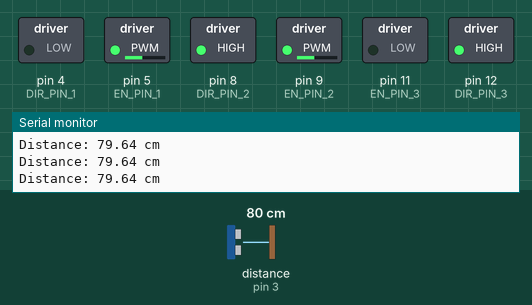
Recording of a sketch running on a simulated Arduino Uno, built with avr-gcc and run on an emulated ATmega328P. Parts: switched loads named in the sketch (green lamp = pin HIGH), the last lines printed to the serial monitor. Wiring (inferred from the names in the program): ultrasonic range finder: trigger pin 2; echo pin 3. The test bench sets the inputs (shaded band); at power-on: distance to the obstacle (sensor on pin 3) 80 cm. The echo pulse lasts 58.3 µs per cm; pins used as bus, display or sensor lines are not drawn.

Above: at 1.2 s.
1.3 s: distance to the obstacle (sensor on pin 3) set to 7 cm
2.8 s: distance to the obstacle (sensor on pin 3) set to 4 cm
At 3.8 s:
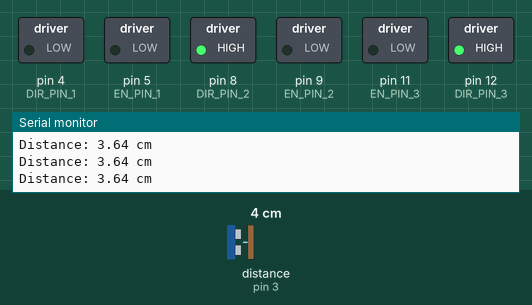
4.3 s: distance to the obstacle (sensor on pin 3) set to 9 cm
At 5.0 s:
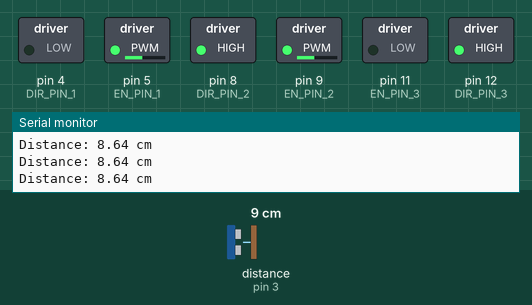
7.3 s: distance to the obstacle (sensor on pin 3) set to 2 cm
At 8.6 s:
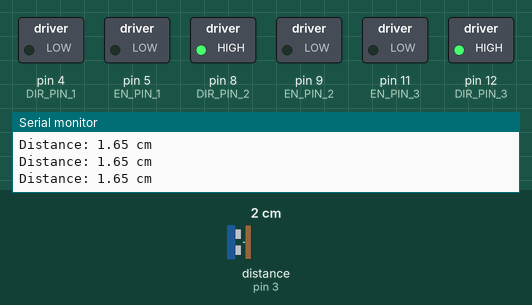
Timing chart, 0 to 9.8 s (numbered marks = the images above; inputs shaded):
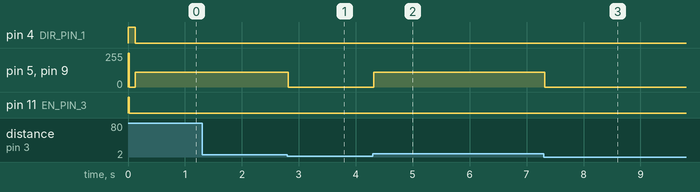

Measured:
- the behaviour switches between 6 and 5 cm on distance to the obstacle (sensor on pin 3) (found by bisection; images 0 and 1)
- after the input at 2.8 s, pin 5 (EN_PIN_1), pin 9 (EN_PIN_2): 110/255 → 0/255 at once
- after the input at 4.3 s, pin 5 (EN_PIN_1), pin 9 (EN_PIN_2): 0/255 → 110/255 at once
- after the input at 7.3 s, pin 5 (EN_PIN_1), pin 9 (EN_PIN_2): 110/255 → 0/255 at once

The sketch:

UltrasonicDrive.ino
```cpp
#define USE_TIMER_1     false
#define USE_TIMER_2     true
// #define USE_TIMER_3     true

#include <TimerInterrupt.h>  // Hardware timer library
#include <ISR_Timer.h>
#include <Servo.h>

#define TRIG_PIN      2   // Trigger pin for HC-SR04
#define ECHO_PIN      3   // Echo pin for HC-SR04

#define DIR_PIN_1     4
#define EN_PIN_1      5

#define SERVO_PIN     6

#define DIR_PIN_2     8
#define EN_PIN_2      9

#define DIR_PIN_3     12
#define EN_PIN_3      11

typedef enum {
  STATE_GO_FORWARD, STATE_GO_BACK, STATE_GO_LEFT, STATE_GO_RIGHT, STATE_GO_NE, STATE_TURN_CCW, STATE_TURN_CW, STATE_STOP
} States_t;

States_t state;
float speed;
int stopDist = 5;

/*
Servo servo;
unsigned long startTime;
int start_angle = 0; // Initial servo position
int end_angle = 160; // Final servo position
bool servoMoved = false; // Track if the servo has moved
bool servoMovedBack = true; // Track if the servo has moved back
*/

volatile long startEcho = 0;  // Stores when echo starts
volatile long duration = 0;   // Stores pulse duration
volatile float distance = 0;  // Stores calculated distance

void startTrigger();
void printDistance();
void echoReceived();

void setup() {
  Serial.begin(9600);

  // Motor Area
  pinMode(DIR_PIN_1, OUTPUT);
  pinMode(EN_PIN_1, OUTPUT);
  pinMode(DIR_PIN_2, OUTPUT);
  pinMode(EN_PIN_2, OUTPUT);
  pinMode(DIR_PIN_3, OUTPUT);
  pinMode(EN_PIN_3, OUTPUT);

  digitalWrite(DIR_PIN_1, HIGH);
  analogWrite(EN_PIN_1, 255);
  digitalWrite(DIR_PIN_2, HIGH);
  analogWrite(EN_PIN_2, 255);
  digitalWrite(DIR_PIN_3, HIGH);
  analogWrite(EN_PIN_3, 255);

  state = STATE_STOP;
  speed = 0;

  // Ultrasonic Area
  pinMode(TRIG_PIN, OUTPUT);
  pinMode(ECHO_PIN, INPUT);

  //ITimer1.init();
  ITimer2.init();
  //ITimer3.init();

  attachInterrupt(digitalPinToInterrupt(ECHO_PIN), echoReceived, CHANGE); // Interrupt for echo signal

  Serial.println("HC-SR04 Non-Blocking Mode Initialized");

  // Set up a frequency of 10Hz (every 100ms) for `startTrigger`
  if (ITimer2.setFrequency(10, startTrigger)) {
    Serial.println("Timer 1: Trigger set at 10Hz");
  } else {
    Serial.println("Timer 1 failed!");
  }


  // Print distance every 500ms (2Hz)
  //if (ITimer3.setFrequency(2, printDistance)) {
  //  Serial.println("Timer 2: Print distance set at 2Hz");
  //} else {
  //  Serial.println("Timer 2 failed!");
  //}
}

void startTrigger() {
    digitalWrite(TRIG_PIN, HIGH);
    delayMicroseconds(10);  // Ensure 10µs pulse
    digitalWrite(TRIG_PIN, LOW);
}

void echoReceived() {
  if (digitalRead(ECHO_PIN) == HIGH) {
    startEcho = micros(); // Echo pulse started
    //Serial.println("Echo Start Detected!");
  } else {
    duration = micros() - startEcho; // Echo pulse ended
    //Serial.println("Echo End Detected! Duration: " + String(duration) + " µs");
    distance = duration * 0.0343 / 2; // Convert to cm
  }
}

void printDistance() {
  Serial.print("Distance: ");
  Serial.print(distance);
  Serial.println(" cm");
}

void loop() {
  printDistance();

  // put your main code here, to run repeatedly:
  // Serial.println(state);

  // Specify the following behaviors:
  speed = 0.5;

  if (distance < stopDist) {
    state = STATE_STOP;
  } else {
    state = STATE_GO_FORWARD;
  }

  switch (state) {
    case STATE_GO_FORWARD:
      //handleMotion(0, 255, 0);
      digitalWrite(DIR_PIN_1, LOW);
      analogWrite(EN_PIN_1, 221*speed);

      digitalWrite(DIR_PIN_2, HIGH);
      analogWrite(EN_PIN_2, 221*speed);

      analogWrite(EN_PIN_3, 0);
      break;
    case STATE_GO_BACK:
      //handleMotion(0, -255, 0);
      digitalWrite(DIR_PIN_1, HIGH);
      analogWrite(EN_PIN_1, 221*speed);

      digitalWrite(DIR_PIN_2, LOW);
      analogWrite(EN_PIN_2, 221*speed);

      analogWrite(EN_PIN_3, 0);
      break;
    case STATE_GO_LEFT:
      //handleMotion(-255, 0, 0);
      digitalWrite(DIR_PIN_1, LOW);
      analogWrite(EN_PIN_1, 127*speed);

      digitalWrite(DIR_PIN_2, LOW);
      analogWrite(EN_PIN_2, 127*speed);

      digitalWrite(DIR_PIN_3, HIGH);
      analogWrite(EN_PIN_3, 255*speed);
      break;
    case STATE_GO_RIGHT:
      //handleMotion(255, 0, 0);
      digitalWrite(DIR_PIN_1, HIGH);
      analogWrite(EN_PIN_1, 127*speed);

      digitalWrite(DIR_PIN_2, HIGH);
      analogWrite(EN_PIN_2, 127*speed);

      digitalWrite(DIR_PIN_3, LOW);
      analogWrite(EN_PIN_3, 255*speed);
      break;
    case STATE_GO_NE:
      //handleMotion(200, 200, 0);
      digitalWrite(DIR_PIN_1, LOW);
      analogWrite(EN_PIN_1, 66*speed);

      digitalWrite(DIR_PIN_2, HIGH);
      analogWrite(EN_PIN_2, 246*speed);

      digitalWrite(DIR_PIN_3, LOW);
      analogWrite(EN_PIN_3, 180*speed);
      break;
    case STATE_TURN_CCW:
      //handleMotion(0, 0, 255);
      digitalWrite(DIR_PIN_1, LOW);
      analogWrite(EN_PIN_1, 255*speed);

      digitalWrite(DIR_PIN_2, LOW);
      analogWrite(EN_PIN_2, 255*speed);

      digitalWrite(DIR_PIN_3, LOW);
      analogWrite(EN_PIN_3, 255*speed);
      break;
    case STATE_TURN_CW:
      //handleMotion(0, 0, -255);
      digitalWrite(DIR_PIN_1, HIGH);
      analogWrite(EN_PIN_1, 255*speed);

      digitalWrite(DIR_PIN_2, HIGH);
      analogWrite(EN_PIN_2, 255*speed);

      digitalWrite(DIR_PIN_3, HIGH);
      analogWrite(EN_PIN_3, 255*speed);
      break;
    case STATE_STOP:
      //handleMotion(0, 0, 0);
      analogWrite(EN_PIN_1, 0);
      analogWrite(EN_PIN_2, 0);
      analogWrite(EN_PIN_3, 0);
      break;
    default:
      Serial.println("What");
  }
}

void handleMotion(int v_x, int v_y, int Omega) {

}
```
